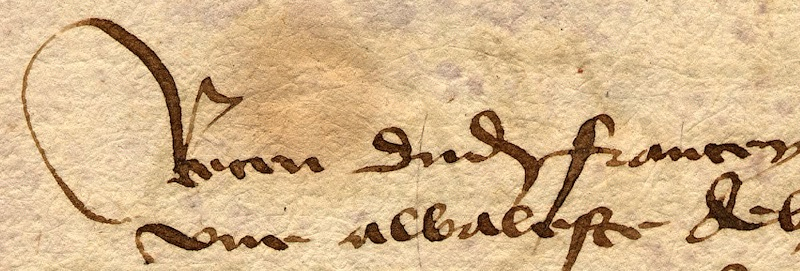
#> input picture sample.jpg, 800 x 271 px
$ python binarizezhipeng.py sample.jpg out.png   (Python 2 division)
#> lines starting #> are read from the running program, lines starting #| are printed output that depends on the picture; after the words box and inside, x2 and y2 are one past the last pixel; in counts of white or black regions, pixels touching at a corner belong together
#!/usr/bin/python

import os, sys
from PIL import Image

# [14 lines of commented-out code are left out]

inFile = ''
outFile = ''

if len(sys.argv) != 3:
	print 'Input format error!'
else:
	inFile = sys.argv[1]
	outFile = sys.argv[2]

im = Image.open(inFile).convert('L')
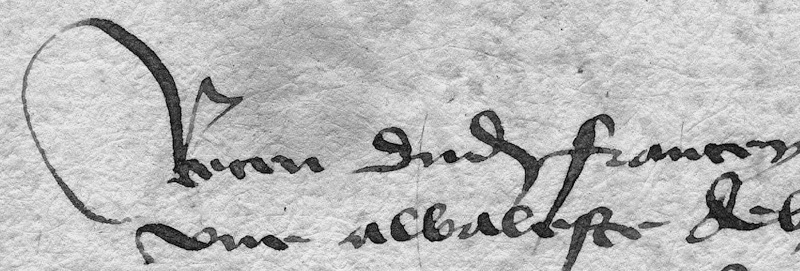
#> im: PIL image 800x271 L; min 4, max 245, mean 185.2

for i in range(im.size[0]):
	for j in range(im.size[1]):
		if im.getpixel((i,j)) > 127:
			im.putpixel((i,j), 255)
		else:
			im.putpixel((i,j), 0)
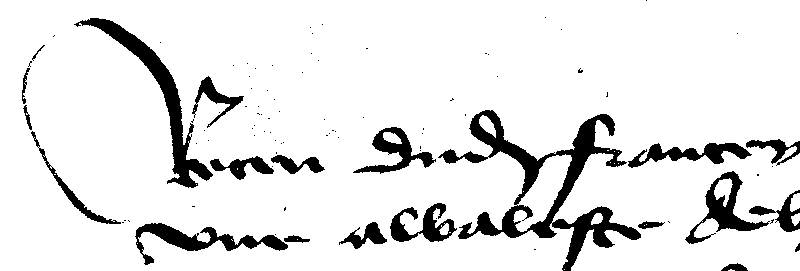
#> im: PIL image 800x271 L; 89.7% white; 94 black regions (73 under 20 px), largest, box (x1, y1, x2, y2) and area: (438, 110, 641, 271) 7111, (74, 18, 213, 188) 3310, (135, 223, 288, 265) 1835

im.save(outFile)
